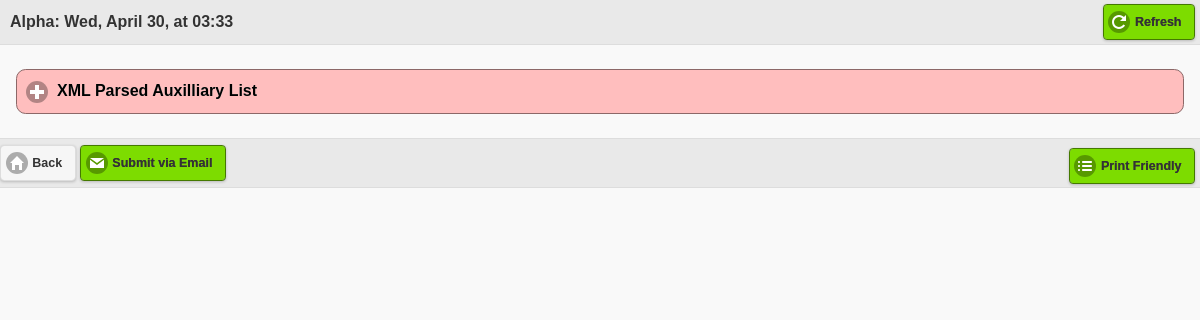
Page /beta/10/ (signed in) on the committed database.
### beta/models.py (models this page shows, shortened)
class List(models.Model):
	name = models.CharField(max_length=200)
	pub_date = models.DateTimeField('date published')
	observers_list = models.CharField(max_length=75, default="")
	email_has_been_sent = models.BooleanField(default=False)

class ChoiceGroup(models.Model):
	parent = models.ForeignKey(List)
	group_text = models.CharField(max_length = 150)
	subtext = models.CharField(max_length=80, default=" ")
	number_of_details = models.IntegerField(default=0)
	def get_swatch(self):
		total=0
		checked=0
		for choice in self.choice_set.all():
			total = total + 1
			if choice.isChecked:
				checked = checked + 1
		if checked==total:
			return "b"
		if checked==0:
			return "c"
		return "d"

### beta/views.py (the view)
# urls.py: url(r'^(?P<list_id>\d+)/$', views.detail, name='detail'),
@login_required(login_url='/beta/login/')
def detail(request, list_id):
	if request.method=="POST":
		vlist = get_object_or_404(List, pk=list_id)
		if 'notetext' in request.POST:
			note=request.POST['notetext']
			user=request.user.username
			time=str( strftime("%H:%M", localtime()))
			cg = request.POST['choicegroupid']
			cg = ChoiceGroup.objects.get(id=cg)
			note_obj = cg.note_set.create(text=note, user=user, time=time)
			note_obj.save()
			return HttpResponseRedirect(reverse('detail', args=(vlist.id,)))
		choiceid = request.POST['choiceid']
		choicechecked = request.POST['choicechecked']
		if request.user.username not in vlist.observers_list:
			vlist.observers_list = vlist.observers_list + ", "+request.user.username
		vchoice = Choice.objects.get(id=choiceid)
		vchoice.isChecked = (choicechecked == 'true')
		last_change = str( strftime("%H:%M", localtime()))
		vchoice.last_date=last_change
		vchoice.last_user=request.POST['username']
		vchoice.save()
		return HttpResponseRedirect(reverse('detail', args=(vlist.id,)))
	else:
		vlist = get_object_or_404(List, pk=list_id)
		return render(request, 'beta/detail.html', {'vlist': vlist})

### beta/templates/beta/detail.html (shortened to what this page needs)
<html>
{% load staticfiles %}
<head>
	<link rel="stylesheet" href="{% static "beta/beta-theme.min.css" %}" />
	<link rel="stylesheet" href="{% static "beta/jquery.mobile.icons.min.css" %}" />
	<link rel="stylesheet" href="{% static "beta/jquery.mobile.structure-1.4.2.min.css" %}" />
</head>
<body>
<div id="page1" data-role="page">
	<div data-role="header" data-position="fixed">
		<h3 style="text-align:left; margin-left:10px;">{{vlist.name}}</h3>
		<a href="javascript:history.go(0)" class="ui-btn-right" data-theme="b" data-icon="refresh">Refresh</a>
	</div>
	<div data-role="main" class="ui-content">
		<div data-role="collapsible-set">
			{% for group in vlist.choicegroup_set.all %}
				<div data-role="collapsible"
					data-collapsed="true"
					data-theme="{{ group.get_swatch }}"
					>
					<h1>{{group.group_text}}</h1>
				</div>
			{% endfor %}
		</div>
	</div>
	<div class="center-wrapper" data-role="footer">
		<a href="{% url 'index' %}"  data-role="button" data-icon="Home">Back</a>
		<a href="{% url 'send_prompt' vlist.id %}" data-role="button"
			data-theme="b" data-icon="mail">Submit via Email</a>
		<a href="{% url 'print_friendly' vlist.id %}" data-role="button"
			class="ui-btn-right" data-theme="b" data-icon="bullets">Print Friendly</a>
	</div>
</div>
</body>
</html>

### rows in the picture
List: name "Alpha: Wed, April 30, at 03:33"
ChoiceGroup: group_text "XML Parsed Auxilliary List"
